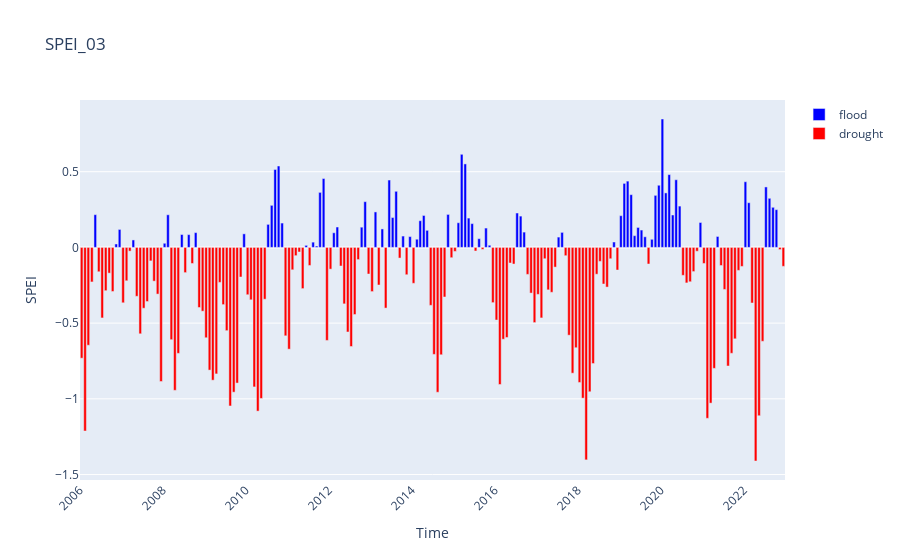

Notebook cell for this chart:
### Code cell
import matplotlib.pyplot as plt
import xarray as xr 
import geopandas as gpd
import matplotlib.pyplot as plt
import plotly.graph_objects as go
import pandas as pd

dataset = xr.open_dataset("nc files/pak_spei03.nc")
shapefile = gpd.read_file("shapefile/Pak_adm2.shp", crs = "epsg:4326")


fig, ax = plt.subplots()


shapefile.boundary.plot(ax=ax, color = 'black')
dataset['spei'].isel(time = 500).plot(ax=ax)

df = dataset.mean(dim = ['lon', 'lat']).to_dataframe().reset_index()
df['time'] = pd.to_datetime(df['time'])
df = df.loc[df['time'].dt.year>2005]

fig = go.Figure()
fig.add_trace(go.Bar(
    x=df['time'].loc[df['spei']>0],
    y=df['spei'].loc[df['spei']>0],
    name='flood',
    marker_color='blue'
))
fig.add_trace(go.Bar(
    x=df['time'].loc[df['spei']<0],
    y=df['spei'].loc[df['spei']<0],
    name='drought',
    marker_color='red'
))



# Set x and y labels
fig.update_layout(
    xaxis_title='Time',
    yaxis_title='SPEI', 
    title = f'SPEI_03'
)

fig.update_layout(barmode='group', xaxis_tickangle=-45)
plt.show()
fig.show()

### Figure 1 — Plotly figure (JSON) as saved in the notebook; plotly's stock layout.template omitted (floating-point values rounded to 4 significant figures; data arrays with more than 128 entries replaced by an {"elided": "..."} marker saying what was removed)
{"data": [{"marker": {"color": "blue"}, "name": "flood", "type": "bar", "x": ["2006-05-16T00:00:00", "2006-11-16T00:00:00", "2006-12-16T00:00:00", "2007-04-16T00:00:00", "2008-01-16T00:00:00", "2008-02-15T00:00:00", "2008-06-16T00:00:00", "2008-08-16T00:00:00", "2008-10-16T00:00:00", "2009-12-16T00:00:00", "2010-07-16T00:00:00", "2010-08-16T00:00:00", "2010-09-16T00:00:00", "2010-10-16T00:00:00", "2010-11-16T00:00:00", "2011-06-16T00:00:00", "2011-08-16T00:00:00", "2011-09-16T00:00:00", "2011-10-16T00:00:00", "2011-11-16T00:00:00", "2012-02-15T00:00:00", "2012-03-16T00:00:00", "2012-10-16T00:00:00", "2012-11-16T00:00:00", "2013-02-15T00:00:00", "2013-04-16T00:00:00", "2013-06-16T00:00:00", "2013-07-16T00:00:00", "2013-08-16T00:00:00", "2013-10-16T00:00:00", "2013-12-16T00:00:00", "2014-02-15T00:00:00", "2014-03-16T00:00:00", "2014-04-16T00:00:00", "2014-05-16T00:00:00", "2014-11-16T00:00:00", "2015-02-15T00:00:00", "2015-03-16T00:00:00", "2015-04-16T00:00:00", "2015-05-16T00:00:00", "2015-06-16T00:00:00", "2015-08-16T00:00:00", "2015-10-16T00:00:00", "2015-11-16T00:00:00", "2016-07-16T00:00:00", "2016-08-16T00:00:00", "2016-09-16T00:00:00", "2017-07-16T00:00:00", "2017-08-16T00:00:00", "2018-11-16T00:00:00", "2019-01-16T00:00:00", "2019-02-15T00:00:00", "2019-03-16T00:00:00", "2019-04-16T00:00:00", "2019-05-16T00:00:00", "2019-06-16T00:00:00", "2019-07-16T00:00:00", "2019-08-16T00:00:00", "2019-10-16T00:00:00", "2019-11-16T00:00:00", "2019-12-16T00:00:00", "2020-01-16T00:00:00", "2020-02-15T00:00:00", "2020-03-16T00:00:00", "2020-04-16T00:00:00", "2020-05-16T00:00:00", "2020-06-16T00:00:00", "2020-12-16T00:00:00", "2021-05-16T00:00:00", "2022-01-16T00:00:00", "2022-02-15T00:00:00", "2022-07-16T00:00:00", "2022-08-16T00:00:00", "2022-09-16T00:00:00", "2022-10-16T00:00:00"], "y": [0.2161, 0.02259, 0.1186, 0.04924, 0.02725, 0.2155, 0.085, 0.08438, 0.09771, 0.08956, 0.1521, 0.2778, 0.5146, 0.5375, 0.1608, 0.01355, 0.03479, 0.008944, 0.3633, 0.4548, 0.09659, 0.1346, 0.1336, 0.302, 0.2343, 0.1219, 0.4449, 0.1971, 0.3705, 0.07501, 0.07148, 0.05406, 0.1763, 0.2109, 0.1127, 0.2178, 0.1629, 0.6148, 0.5514, 0.1937, 0.1571, 0.05763, 0.1278, 0.01424, 0.2271, 0.2067, 0.1011, 0.06817, 0.09922, 0.03568, 0.2095, 0.4227, 0.4378, 0.3483, 0.0774, 0.1318, 0.1146, 0.07017, 0.05357, 0.3436, 0.4105, 0.8479, 0.36, 0.4808, 0.214, 0.4468, 0.2728, 0.1645, 0.07214, 0.4336, 0.2951, 0.3993, 0.3243, 0.2648, 0.2493]}, {"marker": {"color": "red"}, "name": "drought", "type": "bar", "x": {"elided": "129 str values"}, "y": {"elided": "129 float values"}}], "layout": {"barmode": "group", "title": {"text": "SPEI_03"}, "xaxis": {"tickangle": -45, "title": {"text": "Time"}}, "yaxis": {"title": {"text": "SPEI"}}}}
